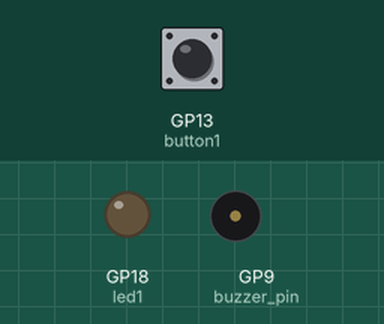
A program run on a simulated Raspberry Pi Pico running MicroPython. On the bench: output pins drawn as LEDs (lit = HIGH), buzzer (waves = sounding). The test bench sets the inputs (shaded band); at power-on: GP13 (button1) HIGH.

Above: at 1.2 s.
1.3 s: GP13 (button1) pulled LOW for 0.15 s
At 1.4 s:
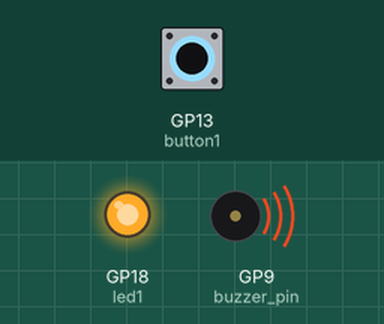
3.0 s: GP13 (button1) pulled LOW for 3.2 s
At 7.4 s:
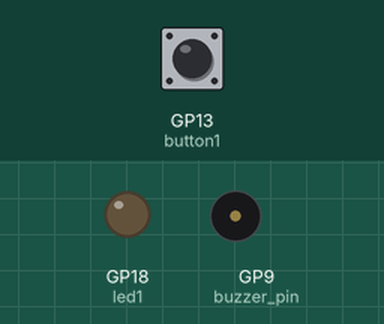
Timing chart, 0 to 8.9 s (numbered marks = the images above; inputs shaded):
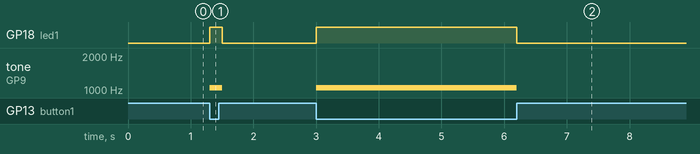

Measured:
- after the input at 1.3 s, GP18 (led1): LOW → HIGH at once, → LOW 0.20 s later; tone on GP9 (buzzer_pin): silent → 1047 Hz at once, → silent 0.20 s later
- after the input at 3.0 s, GP18 (led1): LOW → HIGH at once, → LOW 3.2 s later; tone on GP9 (buzzer_pin): silent → 1047 Hz at once, → silent 3.2 s later

The program:

3.2_button_control_LED_1.py
```python
from machine import Pin, PWM
from time import sleep

button1 = Pin(13, machine.Pin.IN, machine.Pin.PULL_UP)
led1 = Pin(18, machine.Pin.OUT)
buzzer_pin = Pin(9)
buzzer = PWM(buzzer_pin)

while True:
    if button1.value() == 0:  # Button pressed (LOW)
        led1.on()
        buzzer.freq(1047) # Set buzzer frequency
        buzzer.duty_u16(16384)  # Set volume (0~65535)
        sleep(0.2)
        buzzer.duty_u16(0)
        led1.off()
    else:
        pass
```
